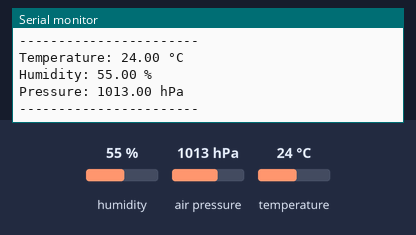
Bench run of a sketch on a simulated Arduino Uno, built with avr-gcc and run on an emulated ATmega328P. Parts: the last lines printed to the serial monitor. Inputs (shaded band) come from the test bench; at power-on: humidity 55 %, air pressure 1013 hPa, temperature 24 °C.

Above: at 2.8 s.
2.9 s: humidity set to 22 %
At 4.6 s:
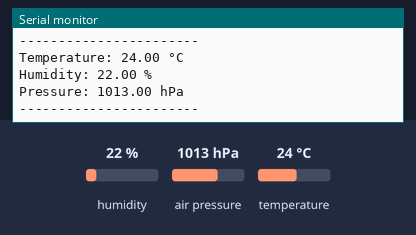
5.6 s: air pressure set to 952 hPa
At 7.1 s:
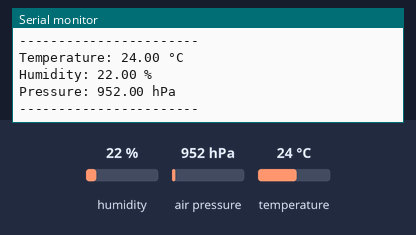

The sketch:

spiegler_sensortest_code.ino
```cpp
#include <Wire.h>
#include <Adafruit_Sensor.h>
#include <Adafruit_BME280.h>

Adafruit_BME280 bme; // I2C

void setup() {
  Serial.begin(9600);
  while (!Serial); // wait for Serial Monitor

  if(!bme.begin(0x76)) {
    Serial.println("BME280 not found!");
    while(1);
  }

  Serial.println("BME280 found!");
}

void loop() {
  Serial.print("Temperature: ");
  Serial.print(bme.readTemperature());
  Serial.println(" °C");

  Serial.print("Humidity: ");
  Serial.print(bme.readHumidity());
  Serial.println(" %");

  Serial.print("Pressure: ");
  Serial.print(bme.readPressure() / 100.0F);
  Serial.println(" hPa");

  Serial.println("-----------------------");
  delay(2000);
}
```

Measured:
- after the input at 2.9 s, the serial monitor: prints a new line after 1.2 s (image 1)
- after the input at 5.6 s, the serial monitor: prints a new line after 0.54 s (image 2)
